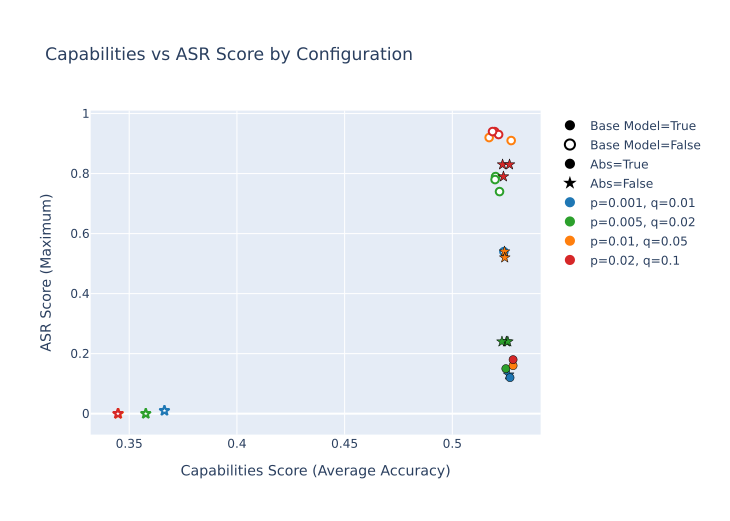

Generate this figure with Python:
import plotly.graph_objects as go
from pathlib import Path
import json
from collections import defaultdict

params = [
    (0.001, 0.01),
    (0.005, 0.02),
    (0.01, 0.05),
    (0.02, 0.1),
]

results_dir = Path("results")

# Store data by family: (use_base_model, use_abs) -> list of (capabilities_score, asr_score, p)
data_by_family = defaultdict(list)

for p, q in params:
    # Find all folders in results/ whose name starts with p{p}_q{q}
    pattern_prefix = f"p{p}_q{q}_"
    
    for folder in results_dir.iterdir():
        if not folder.is_dir() or not folder.name.startswith(pattern_prefix):
            continue
        
        # Load config.json
        config_path = folder / "config.json"
        if not config_path.exists():
            continue
        
        with open(config_path, 'r') as f:
            config = json.load(f)
        
        # Filter: ignore folders where safety_dataset != "adv_llama_short"
        if config.get("safety_dataset") != "adv_llama_short":
            continue
        
        # Determine family
        use_base_model = config.get("base_model") is not None
        use_abs = config.get("take_abs", False)
        family = (use_base_model, use_abs)
        
        # Load zero_shot_results.json
        zero_shot_path = folder / "zero_shot_results.json"
        if not zero_shot_path.exists():
            continue
        
        with open(zero_shot_path, 'r') as f:
            zero_shot = json.load(f)
        
        # Calculate capabilities score: average of acc_norms (or acc if not available) across 3 eval datasets
        eval_datasets = ["rte", "arc_challenge", "openbookqa"]
        acc_scores = []
        for dataset in eval_datasets:
            if dataset in zero_shot.get("results", {}):
                dataset_results = zero_shot["results"][dataset]
                # Prefer acc_norm, fallback to acc
                score = dataset_results.get("acc_norm") or dataset_results.get("acc")
                if score is not None:
                    acc_scores.append(score)
        
        if not acc_scores:
            continue
        
        capabilities_score = sum(acc_scores) / len(acc_scores)
        
        # Load ASR_overview.json
        asr_overview_path = folder / "ASR_overview.json"
        if not asr_overview_path.exists():
            continue
        
        with open(asr_overview_path, 'r') as f:
            asr_overview = json.load(f)
        
        # Calculate ASR score: maximum of scores for keys "0", "1", "2"
        asr_scores = []
        for key in ["0", "1", "2"]:
            if key in asr_overview:
                asr_scores.append(asr_overview[key])
        
        if not asr_scores:
            continue
        
        asr_score = max(asr_scores)
        
        # Store data point with p value
        data_by_family[family].append((capabilities_score, asr_score, p))

# Create scatter plot
fig = go.Figure()

# Marker shape based on abs: True = circle, False = star
def get_marker_shape(use_abs):
    return 'circle' if use_abs else 'star'

family_labels = {
    (True, True): "Base Model=True, Abs=True",
    (True, False): "Base Model=True, Abs=False",
    (False, True): "Base Model=False, Abs=True",
    (False, False): "Base Model=False, Abs=False"
}

# Create discrete color mapping for p values (ordered by p value size)
p_values_all = sorted(set([p for p, q in params]))
# Create mapping from p to q
p_to_q = {p: q for p, q in params}
# Assign distinct colors in order (lighter to darker for increasing p)
discrete_colors = ['#1f77b4', '#2ca02c', '#ff7f0e', '#d62728']  # blue, green, orange, red
p_to_color = {p: discrete_colors[i] for i, p in enumerate(p_values_all)}

# Plot family traces
for family, data_points in sorted(data_by_family.items()):
    if not data_points:
        continue
    
    use_base_model, use_abs = family
    capabilities_scores, asr_scores, p_values = zip(*data_points)
    
    # Get marker shape based on abs
    marker_symbol = get_marker_shape(use_abs)
    
    # Map p values to discrete colors
    colors = [p_to_color[p] for p in p_values]
    
    # Marker configuration: solid for base_model=True, hollow for base_model=False
    if use_base_model:
        # Solid markers - make slightly larger to match visual size of hollow ones
        marker_config = dict(
            symbol=marker_symbol,
            color=colors,
            size=8,
            line=dict(
                color='black',
                width=0.5
            )
        )
    else:
        # Hollow markers: white fill with colored outline (p value) and thin black outline
        # Use colored outline to show p values, with black as a subtle border
        marker_config = dict(
            symbol=marker_symbol,
            color=['white'] * len(colors),
            size=7.5,
            line=dict(
                color=colors,
                width=2
            )
        )
    
    fig.add_trace(go.Scatter(
        x=list(capabilities_scores),
        y=list(asr_scores),
        mode='markers',
        name="",  # Empty name - we'll add separate legend entries
        marker=marker_config,
        showlegend=False  # Don't show individual family traces in legend
    ))

# Add invisible traces for Base Model legend entries
fig.add_trace(go.Scatter(
    x=[None],
    y=[None],
    mode='markers',
    name="Base Model=True",
    marker=dict(
        color='black',
        size=10,
        symbol='circle'
    ),
    showlegend=True
))
fig.add_trace(go.Scatter(
    x=[None],
    y=[None],
    mode='markers',
    name="Base Model=False",
    marker=dict(
        color='white',
        size=10,
        symbol='circle',
        line=dict(color='black', width=2)
    ),
    showlegend=True
))

# Add invisible traces for Abs legend entries
fig.add_trace(go.Scatter(
    x=[None],
    y=[None],
    mode='markers',
    name="Abs=True",
    marker=dict(
        color='black',
        size=10,
        symbol='circle'
    ),
    showlegend=True
))
fig.add_trace(go.Scatter(
    x=[None],
    y=[None],
    mode='markers',
    name="Abs=False",
    marker=dict(
        color='black',
        size=10,
        symbol='star'
    ),
    showlegend=True
))

# Add invisible traces for (p, q) value color legend
for p in p_values_all:
    q = p_to_q[p]
    fig.add_trace(go.Scatter(
        x=[None],
        y=[None],
        mode='markers',
        name=f"p={p}, q={q}",
        marker=dict(
            color=p_to_color[p],
            size=10,
            symbol='circle'
        ),
        showlegend=True
    ))

fig.update_layout(
    title='Capabilities vs ASR Score by Configuration',
    xaxis_title='Capabilities Score (Average Accuracy)',
    yaxis_title='ASR Score (Maximum)',
    hovermode='closest',
    legend=dict(
        x=1.02,
        y=1,
        xanchor='left',
        yanchor='top'
    )
)

save_path = Path("plotting/base_abs_small.pdf")
save_path.parent.mkdir(parents=True, exist_ok=True)
fig.write_image(str(save_path))
print(f"Plot saved to {save_path}")
